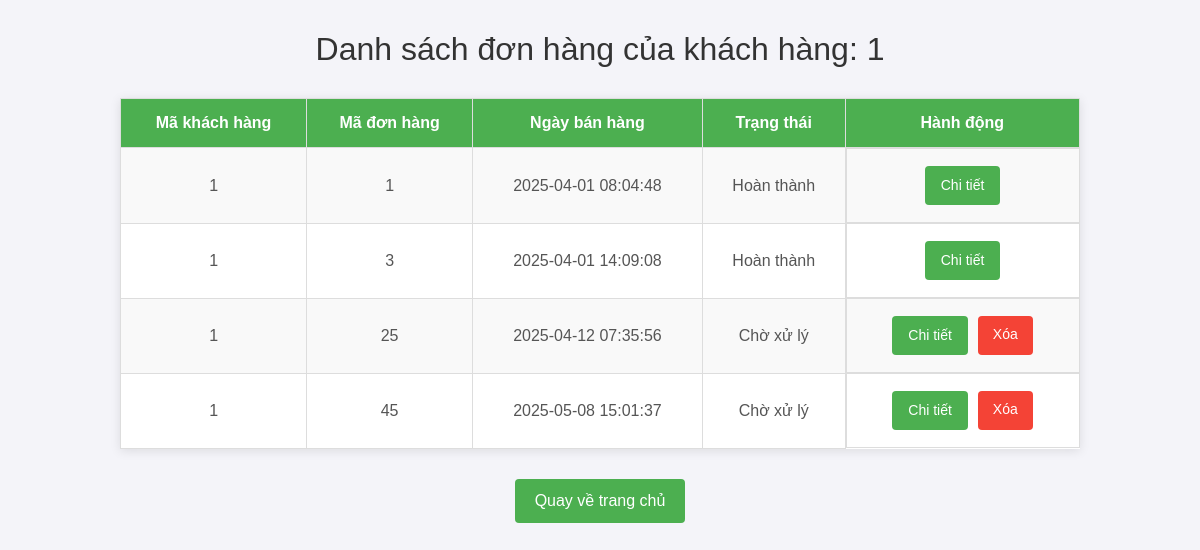
The app's page /banhang/hienthi/donhang/danhsach-donhang.php?makh=1 with its own data.
### tables this page shows
CREATE TABLE `donhang` (
  `MADONHANG` int(11) NOT NULL,
  `MAKHACHHANG` int(11) NOT NULL,
  `NGAYBANHANG` datetime DEFAULT NULL,
  `TRANGTHAI` int(1) DEFAULT NULL
);

### banhang/xuly/donhang/danhsach-donhang.php (called while the page is built, shortened)
<?php
require('../../../cauhinh/env.php');
$donhangs = [];
if (isset($_GET['makh']) && !empty($_GET['makh'])) {
    $makh = mysqli_real_escape_string($conn, $_GET['makh']);
    $sql = "SELECT * FROM DONHANG WHERE MAKHACHHANG = '$makh'";
} elseif (isset($_SESSION['khachhang']['MAKHACHHANG']) && !empty($_SESSION['khachhang']['MAKHACHHANG'])) {
    $makh = mysqli_real_escape_string($conn, $_SESSION['khachhang']['MAKHACHHANG']);
    $sql = "SELECT * FROM DONHANG WHERE MAKHACHHANG = '$makh'";
} else {
    $sql = "SELECT * FROM DONHANG WHERE 1=0";
}
$result = mysqli_query($conn, $sql);
if ($result && mysqli_num_rows($result) > 0) {
    while ($row = mysqli_fetch_assoc($result)) {
        $donhangs[] = $row;
    }
}
?>

### banhang/hienthi/donhang/danhsach-donhang.php (the view, shortened to what this page needs)
<?php
include '../../xuly/donhang/danhsach-donhang.php';
?>
<!DOCTYPE html>
<html lang="vi">
<head>
    <link rel="stylesheet" type="text/css" href="../../css/bootstrap.min.css">
</head>
<body>
    <h2>
        <?php
        if (isset($_GET['makh']) && !empty($_GET['makh'])) {
            echo "Danh sách đơn hàng của khách hàng: " . htmlspecialchars($_GET['makh']);
        } else {
            echo "Danh sách đơn hàng của bạn";
        }
        ?>
    </h2>
    <table>
        <tr>
            <th>Mã khách hàng</th>
            <th>Mã đơn hàng</th>
            <th>Ngày bán hàng</th>
            <th>Trạng thái</th>
            <th>Hành động</th>
        </tr>
        <?php if (!empty($donhangs)): ?>
            <?php foreach ($donhangs as $row):
                switch ($row['TRANGTHAI']) {
                    case 0: $trangthai = "Chờ xử lý"; break;
                    case 3: $trangthai = "Hoàn thành"; break;
                }
                ?>
                <tr>
                    <td><?= htmlspecialchars($row['MAKHACHHANG']) ?></td>
                    <td><?= htmlspecialchars($row['MADONHANG']) ?></td>
                    <td><?= htmlspecialchars($row['NGAYBANHANG']) ?></td>
                    <td><?= $trangthai ?></td>
                    <td class="action-btns">
                        <a class="btn" href="chitiet-donhang.php?madonhang=<?= urlencode($row['MADONHANG']) ?>">Chi tiết</a>
                        <?php
                        if ($trangthai == "Chờ xử lý") {
                            ?>
                            <a class="btn-danger" href="../../xuly/donhang/xoa-donhang.php?action=xoa&madonhang=<?= urlencode($row['MADONHANG']) ?>">Xóa</a>
                            <?php
                        }
                        ?>
                    </td>
                </tr>
            <?php endforeach; ?>
        <?php else: ?>
            <tr><td colspan="5">Không có đơn hàng nào.</td></tr>
        <?php endif; ?>
    </table>
    <div class="back-btn">
        <a href="../../index.php">Quay về trang chủ</a>
    </div>
</body>
</html>

### banhang/hienthi/donhang/danhsach-donhang.php (style rules this page uses)
body { font-family: Arial, sans-serif; background-color: #f4f4f9; margin: 0; padding: 0; }
h2 { text-align: center; margin-top: 30px; color: #333; }
table { border-collapse: collapse; width: 80%; margin: 30px auto; box-shadow: 0 2px 10px rgba(0, 0, 0, 0.1); background-color: #ffffff; }
th, td { border: 1px solid #ddd; padding: 12px; text-align: center; }
th { background-color: #4CAF50; color: white; font-weight: bold; }
td { color: #555; }
tr:nth-child(even) { background-color: #f9f9f9; }
.btn, .btn-danger, .btn-warning { padding: 8px 15px; margin: 5px; text-decoration: none; border-radius: 4px; display: inline-block; font-size: 14px; text-align: center; }
.btn { background-color: #4CAF50; color: white; }
.btn-danger { background-color: #f44336; color: white; }
.action-btns { display: flex; justify-content: center; }
.back-btn { text-align: center; margin-top: 20px; }
.back-btn a { text-decoration: none; background-color: #4CAF50; padding: 10px 20px; color: white; border-radius: 4px; font-size: 16px; display: inline-block; }

### records on screen
donhang: MAKHACHHANG "1", MADONHANG "1", NGAYBANHANG "2025-04-01 08:04:48", TRANGTHAI "Hoàn thành"
donhang: MAKHACHHANG "1", MADONHANG "3", NGAYBANHANG "2025-04-01 14:09:08", TRANGTHAI "Hoàn thành"
donhang: MAKHACHHANG "1", MADONHANG "25", NGAYBANHANG "2025-04-12 07:35:56", TRANGTHAI "Chờ xử lý"
donhang: MAKHACHHANG "1", MADONHANG "45", NGAYBANHANG "2025-05-08 15:01:37", TRANGTHAI "Chờ xử lý"

### other values on screen
$_GET['makh'] "1"
